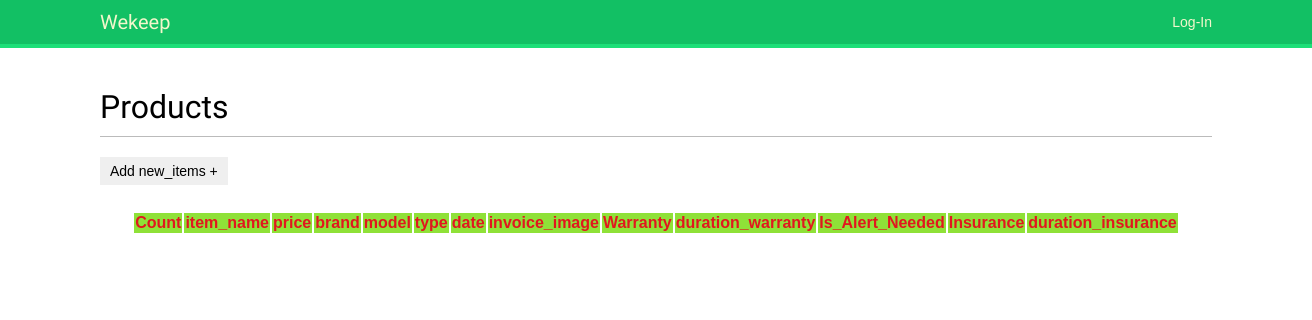
/account/items/, run on an earlier commit of the app's database.
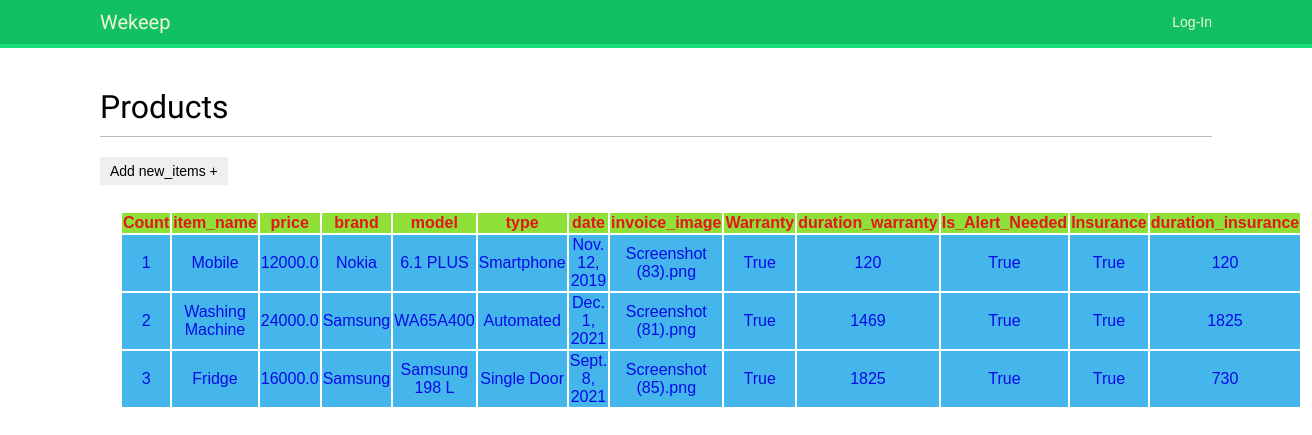
And on a later commit of the database.
### account/models.py (models this page shows)
class product(models.Model):
    item_name = models.CharField(max_length=30,default='NULL')
    price = models.FloatField(default='NULL')
    brand = models.CharField(max_length=30,default='NULL')
    model = models.CharField(max_length=50,default='NULL')
    type = models.CharField(max_length=50,default='NULL')
    date = models.DateField(default='0000-00-00')
    invoice_image = models.ImageField(default='NULL')
    Warranty = models.BooleanField(default='NULL')
    duration_warranty = models.IntegerField(default='NULL')
    Is_Alert_Needed = models.BooleanField(default='NULL')
    Insurance = models.BooleanField(default='NULL')
    duration_insurance = models.IntegerField(default='NULL')

### account/views.py (the view)
# urls.py: path('items/', views.items, name='items'),
def items(request):
    productData = product.objects.all()
    data = {
        'productData': productData
    }
    return render(request, 'account/items.html', data)

### account/templates/account/items.html (shortened to what this page needs)
{% extends "base.html" %}
{% load static %}
{% block content %}
<h1 xmlns="http://www.w3.org/1999/html">Products</h1>
<a href="{% url "new_items" %}"><input type="button" value="Add new_items +"></a>
<br>
<br>
<br>
<div class="display_table" style="border-bottom-right-radius:20px; padding-left:20px; padding-right:20px; padding-bottom:20px;">
    <table class='table' style=" font-size:16px; text-align:center; width 95%; margin: auto;">
            <thead>
              <tr style="background:#8FE138; color:#E1171E;">
                <th>Count</th>
                <th>item_name</th>
                <th>price</th>
                <th>brand</th>
                <th>model</th>
                <th>type</th>
                <th>date</th>
                <th>invoice_image</th>
                <th>Warranty</th>
                <th>duration_warranty</th>
                <th>Is_Alert_Needed</th>
                <th>Insurance</th>
                <th>duration_insurance</th>
              </tr>
            </thead>
        {% for n in productData %}
        <tr style="background:#45B6EB ; color:#0909E8;">
            <td>{{forloop.counter}}</td>
            <td>{{ n.item_name}}</td>
            <td>{{ n.price}}</td>
            <td>{{ n.brand}}</td>
            <td>{{ n.model}}</td>
            <td>{{ n.type }}</td>
            <td>{{ n.date }}</td>
            <td>{{ n.invoice_image }}</td>
            <td>{{ n.Warranty }}</td>
            <td>{{ n.duration_warranty }}</td>
            <td>{{ n.Is_Alert_Needed }}</td>
            <td>{{ n.Insurance }}</td>
            <td>{{ n.duration_insurance }}</td>
        </tr>
        {% endfor %}
    </table>
</div>
{% endblock %}

### account/templates/base.html (shortened to what this page needs)
{% load static %}
<!DOCTYPE html>
<html>
<head>
    <link href="{% static "css/base.css" %}" rel="stylesheet">
</head>
<body>
  <div id="header">
      <span class="logo">Wekeep</span>
      <span class="user">
          {% if request.user.is_authenticated %}
          Welcome {{ request.user.first_name }}
          <a href="{% url "logout" %}">Logout</a>
          {% else %}
          <a href="{% url "login" %}">Log-In</a>
          {% endif %}
      </span>
  </div>
  <div id="content">
      {% block content %}
      {% endblock %}
  </div>
</body>
</html>

### account/static/css/base.css (style rules this page uses)
body { margin:0; padding:0; font-family:helvetica, sans-serif; }
a { color:#12c064; text-decoration:none; }
h1, h2, h3, h4, h5 , h6 { font-family: 'Muli', sans-serif; font-weight:normal; }
h1 { border-bottom:1px solid #bbb; padding:0 0 10px 0; margin:10px 0 20px 0; }
#header { padding:10px 100px; font-size:14px; background:#12c064; color:#fff; border-bottom:4px solid #1cdf78; overflow:auto; }
#header .logo { font-family: 'Muli', sans-serif; float:left; color:#f3f7cc; font-size:20px; margin-right:10%; }
#header a { color:#f3f7cc; }
#header .user { float:right; padding-top:4px; }
#content { padding:30px 100px; }
input, textarea { clear:both; float:left; margin:0 0 10px; background:#efefef; border:0; padding:6px 10px; font-size:14px; }

What changed in the data, as far as the page shows it:
added product: item_name "Mobile", price "12000.0", brand "Nokia", model "6.1 PLUS", type "Smartphone", date "Nov. 12, 2019", invoice_image "Screenshot (83).png", Warranty "True", duration_warranty "120", Is_Alert_Needed "True", Insurance "True", duration_insurance "120"
added product: item_name "Washing Machine", price "24000.0", brand "Samsung", model "WA65A400", type "Automated", date "Dec. 1, 2021", invoice_image "Screenshot (81).png", Warranty "True", duration_warranty "1469", Is_Alert_Needed "True", Insurance "True", duration_insurance "1825"
added product: item_name "Fridge", price "16000.0", brand "Samsung", model "Samsung 198 L", type "Single Door", date "Sept. 8, 2021", invoice_image "Screenshot (85).png", Warranty "True", duration_warranty "1825", Is_Alert_Needed "True", Insurance "True", duration_insurance "730"
